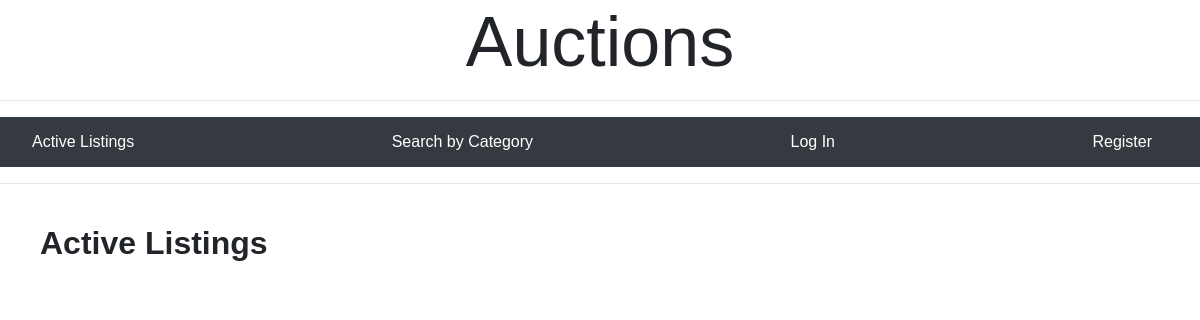
The app's page /, older data.
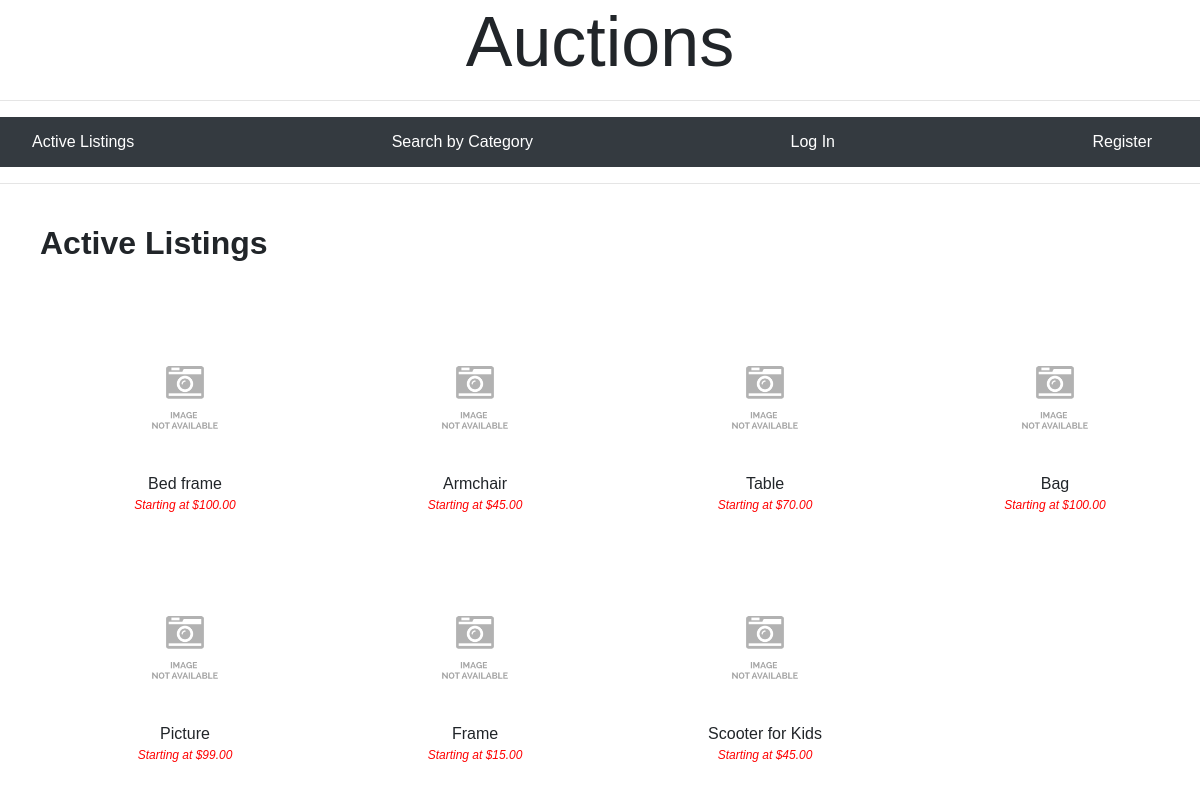
The same page, newer data.
### auctions/models.py (models this page shows, shortened)
class Listing(models.Model):
    status_choice = [('active','active'), ('inactive','inactive')]
    winner = models.ForeignKey(User, on_delete = models.SET_DEFAULT, null = True, default = None, related_name = 'wonitems')
    status = models.CharField(max_length = 10, choices = status_choice, default = 'active')
    title = models.CharField(max_length = 100)
    start_bid = models.DecimalField(decimal_places=2, max_digits = 1000000)
    url = models.CharField(max_length = 200, blank = True)
    description = models.CharField(max_length = 200, default = "")
    category = models.ForeignKey(Category, on_delete = models.CASCADE, related_name = "category_listing", default  = "")
    watched = models.ManyToManyField(User, related_name = "watchedby", blank = True)
    owner = models.ForeignKey(User, on_delete = models.CASCADE, null = True, blank = True)

### auctions/views.py (the view)
# urls.py: path("", views.index, name="index"),
def index(request):
    if request.method == "POST":
        list_id = request.POST.get("list_id")
        listing_set = Listing.objects.filter(id = list_id)
        listing = listing_set[0]
        bid_set = Bid.objects.filter(listing = listing)
        bid = bid_set[0]
        bidder = bid.bidder
        listing_set.update(status = 'inactive', winner = bidder)
        return render(request, "auctions/index.html", {
            "title": "Active Listings",
            "listings": Listing.objects.filter(status = 'active')
            })
    else:
        return render(request, "auctions/index.html", {
            "title": 'Active Listings',
            "listings": Listing.objects.filter(status = 'active')
            })

### auctions/templates/auctions/index.html
{% extends "auctions/layout.html" %}
{% block pagetitle %}
    {{title}}
{% endblock %}
{% block body %}
    <div>
        {% for listing in listings %}
                <div class = "image_grid">
                    <div class = "image_box">
                        <a href = "{% url 'listing' listing.id %}"><img class = "index_image" src = '{{listing.url}}' onerror = 'this.onerror=null;this.src = "static/auctions/not_available.png"'></a>
                    </div>
                    <a href = "{% url 'listing' listing.id %}">
                        <div class = "index_title">{{listing.title}}</div>
                    </a>
                    <div class = "index_price">Starting at ${{listing.start_bid}}</div>
                </div>
        {% endfor %}
    </div>
{% endblock %}

### auctions/templates/auctions/layout.html (shortened to what this page needs)
{% load static %}
<!DOCTYPE html>
<html lang="en">
    <head>
        <link rel="stylesheet" href="https://stackpath.bootstrapcdn.com/bootstrap/4.4.1/css/bootstrap.min.css">
        <link href="{% static 'auctions/styles.css' %}" rel="stylesheet">
    </head>
    <body>
        <h1 class = "text-center title">Auctions</h1>
        <hr>
        <nav class = "navbar bg-dark justify-content-center">
        <ul class="nav justify-content-between">
            <li class="nav-item">
                <a class="nav-link" href="{% url 'index' %}">Active Listings</a>
            </li>
            <li class="nav-item">
                <a class="nav-link" href="{% url 'categories' %}">Search by Category</a>
            </li>
            {% if user.is_authenticated %}
                <li class = "nav-item">
                    <a class = "nav-link" href = "{% url 'watchlist' %}">Watchlist</a>
                </li>
                <li class = "nav-item">
                    <a class = "nav-link" href = "{% url 'won_auctions' %}">Won Auctions</a>
                </li>
                <li class = "nav-item">
                    <a class = "nav-link" href = "{% url 'newlisting' %}">Create a New Listing</a>
                </li>
                <li class="nav-item dropdown_head">
                    <div class="dropdown">
                        <a href="#" class="dropdown-toggle" data-toggle="dropdown">Signed in as {{ user.username }}</a>
                        <div class="dropdown-menu">
                            <a class="nav-link dropdown-item" href="{% url 'login' %}">Sign in with a different account</a>
                            <a class="nav-link dropdown-item" href="{% url 'logout' %}">Log Out</a>
                        </div>
                    </div>
                </li>
            {% else %}
                <li class="nav-item">
                    <a class="nav-link" href="{% url 'login' %}">Log In</a>
                </li>
                <li class="nav-item">
                    <a class="nav-link" href="{% url 'register' %}">Register</a>
                </li>
            {% endif %}
        </ul>
        </nav>
        <hr>
        <main>
            <h2 class = "page_title">
                {% block pagetitle %}
                {% endblock %}
            </h2>
            {% block body %}
            {% endblock %}
        </main>
    </body>
</html>

### auctions/static/auctions/styles.css (style rules this page uses)
body { padding: 0px; font-family:'Trebuchet MS', 'Lucida Sans Unicode', 'Lucida Grande', 'Lucida Sans', Arial, sans-serif; }
.title { font-family: 'Franklin Gothic Medium', 'Arial Narrow', Arial, sans-serif; font-size: 70px; }
h2.page_title { font-style: bold; font-weight: 600; margin-bottom: 40px; margin-top: 40px; }
main { padding-left: 40px; }
a.navbar-brand { font-size: 16px; }
ul.nav { width: 100% }
.image_grid { float: left; width: 25%; height: 250px; padding: 20px; text-align: center; }
.image_box { width: 100%; height: 150px; }
img.index_image { max-width: 100%; max-height: 150px; height: auto; }
a > div.index_title { text-align: center; color:#212529; }
div.index_price { color: red; font-size: 12px; font-style: italic; }

Row changes from the older to the newer data that the page shows:
added Listing: title "Bed frame", start_bid "100.00"
added Listing: title "Armchair", start_bid "45.00"
added Listing: title "Table", start_bid "70.00"
added Listing: title "Bag", start_bid "100.00"
added Listing: title "Picture", start_bid "99.00"
added Listing: title "Frame", start_bid "15.00"
added Listing: title "Scooter for Kids", start_bid "45.00"
